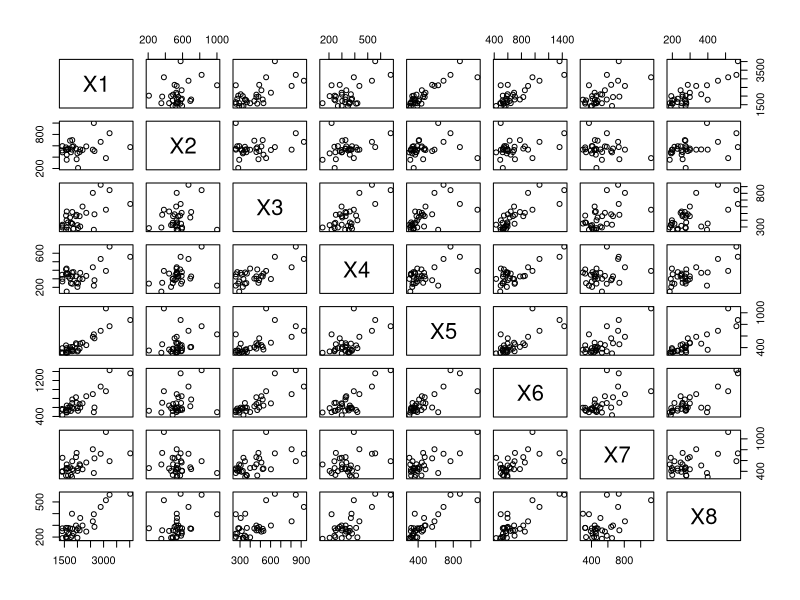

Write the R code that produced this figure. (Note: this script raises an error after producing the figure.)
## ---- chunk 1
d7.2 = read.table("d7.2.txt", header = T)
plot(d7.2)
d=dist(d7.2) #计算欧式距离
plot(hclust(d,method = "single")) #最短距离法
plot(hclust(d,method = "complete")) #最长距离法
plot(hclust(d,method = "centroid")) #类平均法
plot(hclust(d,method = "median")) #中间距离法
plot(hclust(d,method = "average")) #重心法
plot(hclust(d,method = "ward")) #Ward法
## ---- chunk 2
x1 = matrix(rnorm(1000, mean = 0, sd = 0.3), ncol = 10) #生成1000个均值为0，标准差为0.3的10列100行的正态随机矩阵。
x2 = matrix(rnorm(1000, mean = 1, sd = 0.3), ncol = 10) #生成1000个均值为1，标准差为0.3的10列100行的正态随机矩阵。
x = rbind(x1,x2) #将x1和x2拼接起来
plot(x) # 绘制x图形
plot(hclust(dist(x),method = "complete")) #用最长距离法进行聚类
(cl = kmeans(x,2)) #用Kmeans聚类法进行聚类
pch1 = rep("1",1000)
pch2 = rep("2",1000) #生成两组1000长度的标记文字
plot(x, col = cl$cluster, pch = c(pch1, pch2), cex = 0.4) #绘制快速聚类分析的结果图，并标记结果
points(cl$centers, col = 3, pch = "*", cex = 3) #标记中心
